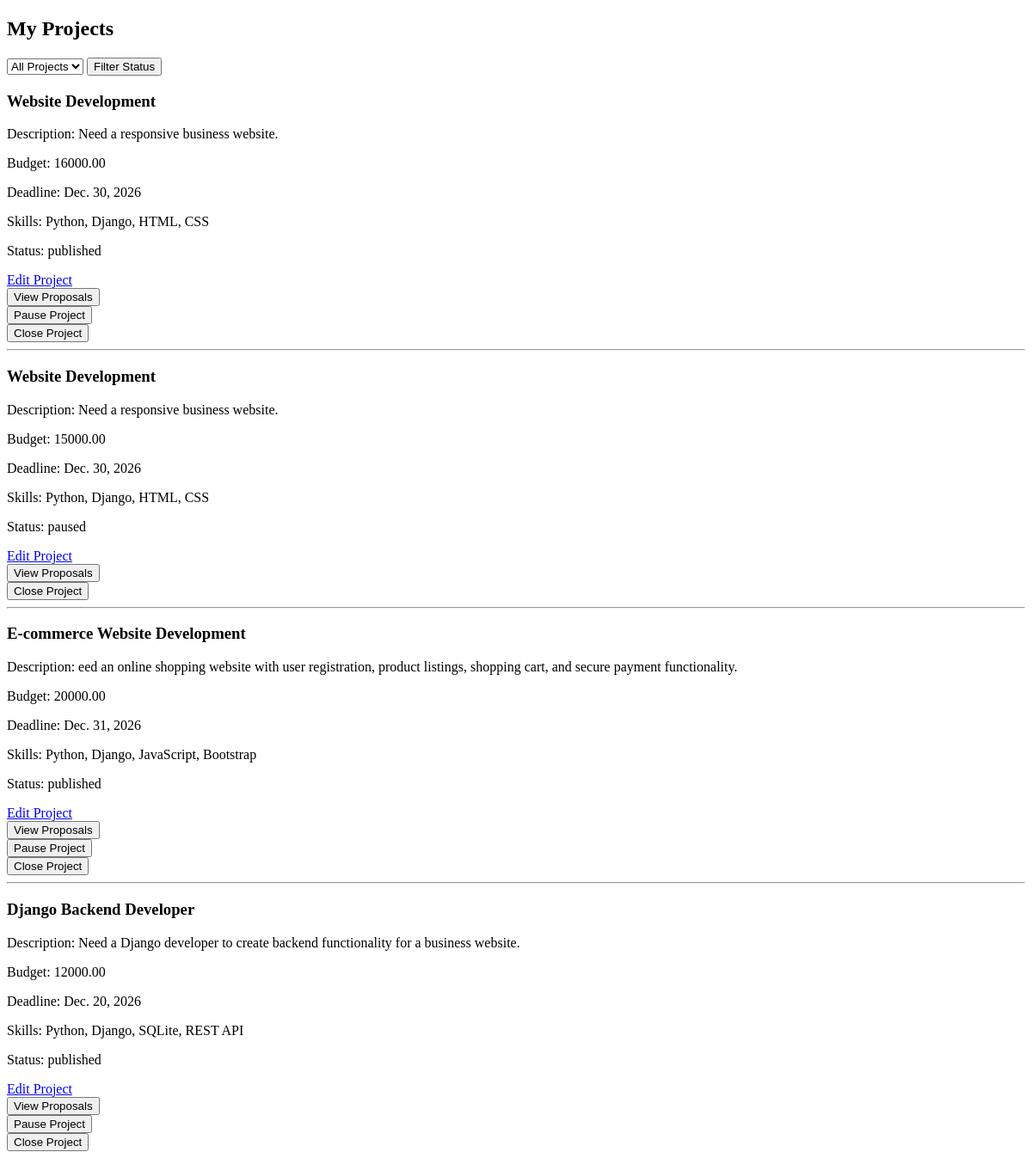
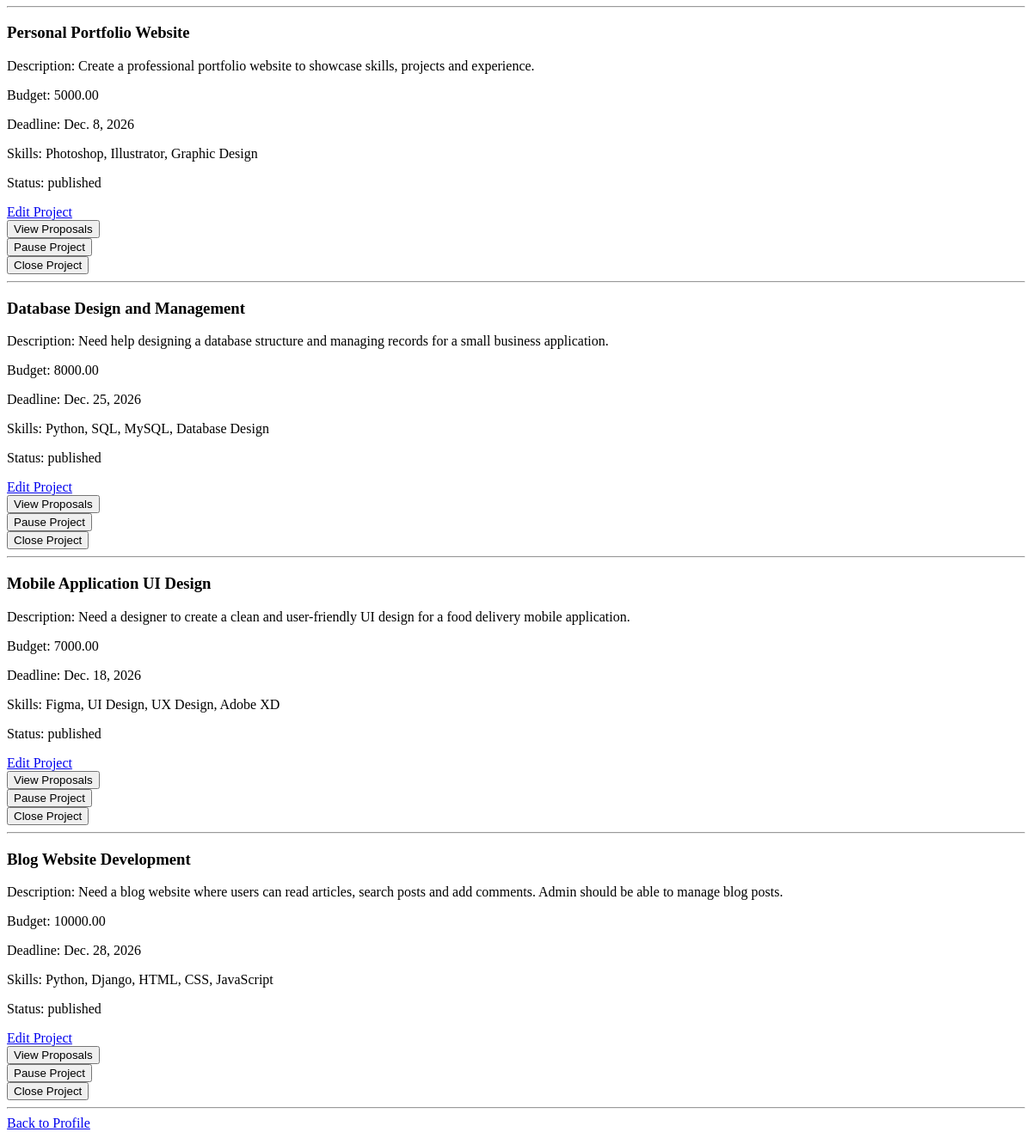
The app's page /my_projects/ (signed in), older data (2 pictures, top to bottom).
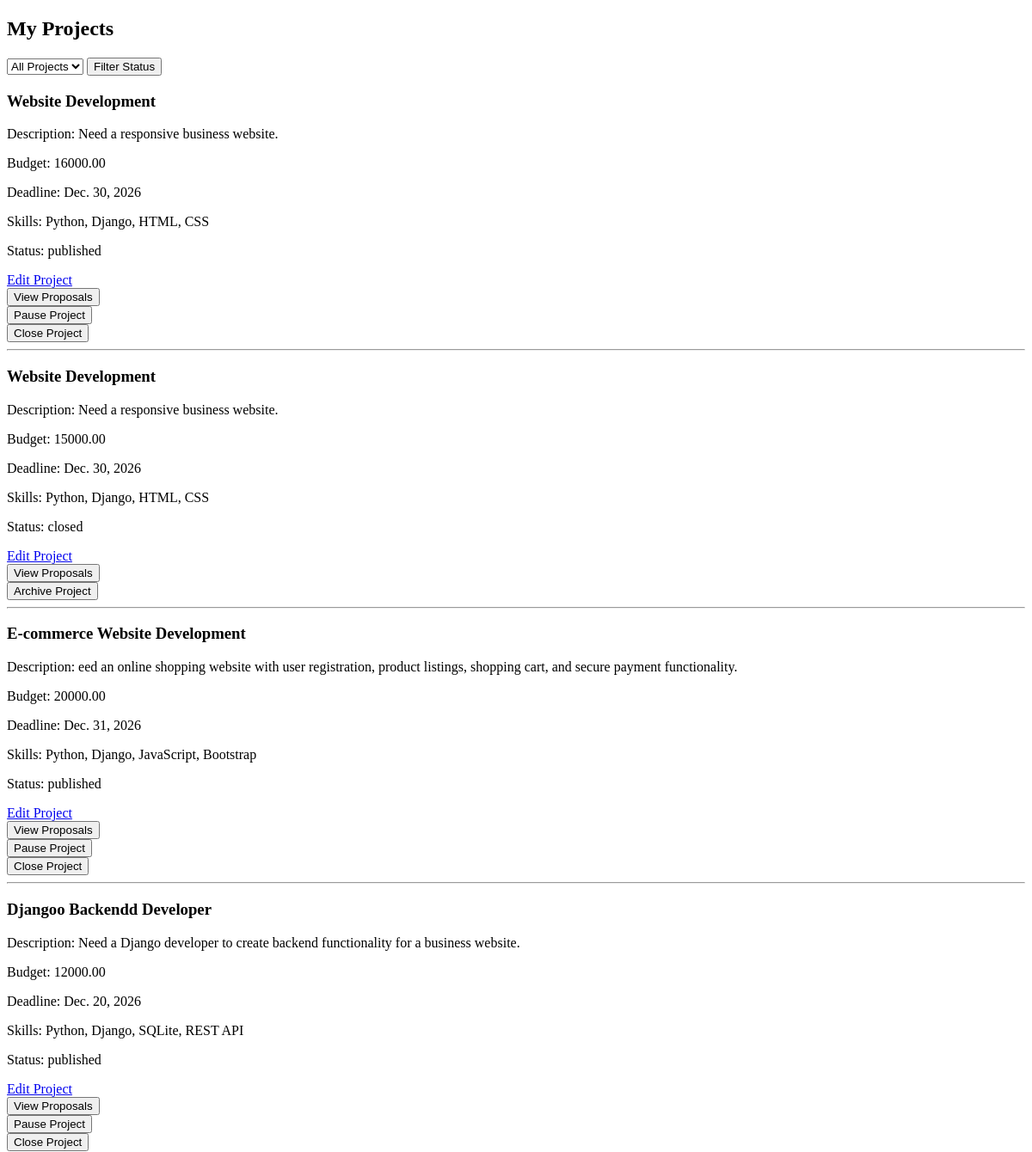
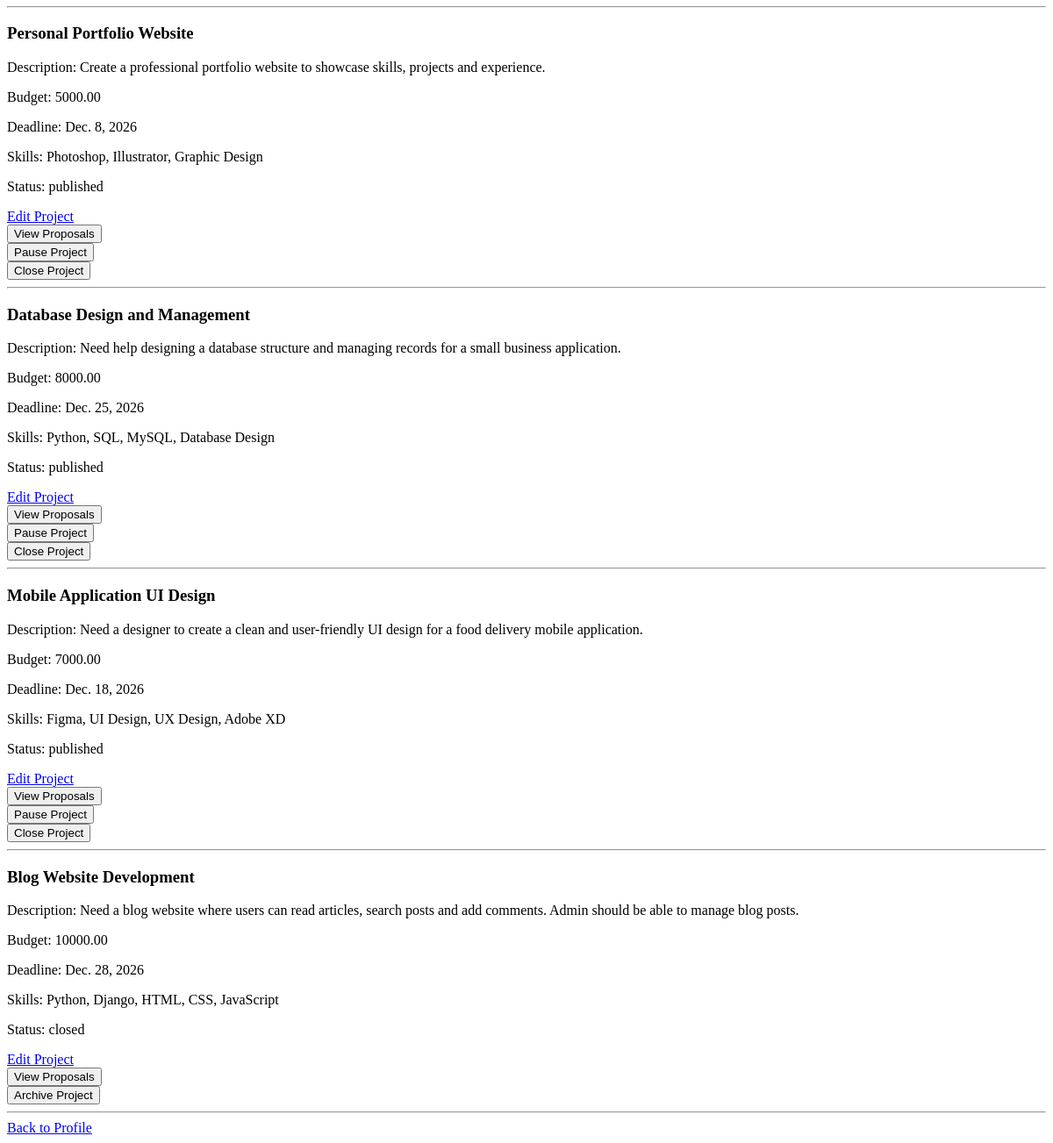
The same page, newer data (2 pictures, top to bottom).
### appfreelance/models.py (models this page shows, shortened)
class Project(models.Model):
    STATUS_CHOICES=[
        ('draft','Draft'),
        ('published','Published'),
        ('paused','Paused'),
        ('closed','Closed'),
        ('archived','Archived'),]
    client=models.ForeignKey(CustomUser,on_delete=models.CASCADE,related_name='projects')
    title=models.CharField(max_length=100)
    description=models.TextField()
    budget=models.DecimalField(max_digits=10,decimal_places=2)
    deadline=models.DateField()
    required_skills=models.TextField()
    status=models.CharField(choices=STATUS_CHOICES,default='draft')
    created_url=models.DateTimeField(auto_now_add=True)
    updated_url=models.DateTimeField(auto_now=True)

### appfreelance/views.py (the view)
# urls.py: path('my_projects/', views.my_projects, name='my_projects'),
def my_projects(request):
    if not request.user.is_authenticated:
        return redirect('logn')
    if not request.user.is_client:
        return redirect('profile')
    status = request.GET.get('status')
    projects = Project.objects.filter(client=request.user)
    if status:
        projects = projects.filter(status=status)
    return render(request, 'my_projects.html', {'projects': projects})

### templates/my_projects.html (shortened to what this page needs)
<!DOCTYPE html>
<html lang="en">
<head>
</head>
<body>
<h2>My Projects</h2>
<form method="GET">
    <select name="status">
        <option value="">All Projects</option>
    </select>
    <button type="submit">Filter Status</button>
</form>
{% for project in projects %}
    <h3>{{ project.title }}</h3>
    <p>Description: {{ project.description }}</p>
    <p>Budget: {{ project.budget }}</p>
    <p>Deadline: {{ project.deadline }}</p>
    <p>Skills: {{ project.required_skills }}</p>
    <p>Status: {{ project.status }}</p>
<a href="{% url 'edit_project' project.id %}">Edit Project</a><br>
<a href="{% url 'view_proposals' project.id %}">
    <button type="button">View Proposals</button>
</a>
{% if project.status == 'published' %}
    <form method="POST" action="{% url 'pause_project' project.id %}">
        <button type="submit">Pause Project</button>
    </form>
{% endif %}
{% if project.status == 'published' or project.status == 'paused' %}
    <form method="POST" action="{% url 'close_project' project.id %}">
        <button type="submit">Close Project</button>
    </form>
{% endif %}
{% if project.status == 'closed' %}
    <form method="POST" action="{% url 'archive_project' project.id %}">
        <button type="submit">Archive Project</button>
    </form>
{% endif %}
    <hr>
{% empty %}
    <p>No projects created yet.</p>
{% endfor %}
<a href="{% url 'profile' %}">Back to Profile</a>
</body>
</html>

Row changes from the older to the newer data that the page shows:
changed Project (number 2 of 8 on the later page): status "paused" → "closed"; status "Close Project" → "Archive Project"
changed Project "Need a Django developer to create backend functionality for a business website.": title "Django Backend Developer" → "Djangoo Backendd Developer"
changed Project "Blog Website Development": status "published" → "closed"; status "Pause Project Close Project" → "Archive Project"
